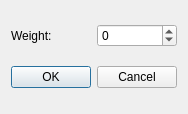
<?xml version="1.0" encoding="UTF-8"?>
<ui version="4.0">
 <class>Dlg_pointWeight</class>
 <widget class="QDialog" name="Dlg_pointWeight">
  <property name="geometry">
   <rect>
    <x>0</x>
    <y>0</y>
    <width>184</width>
    <height>114</height>
   </rect>
  </property>
  <property name="windowTitle">
   <string>Point Weight</string>
  </property>
  <layout class="QGridLayout" name="gridLayout">
   <item row="0" column="0">
    <widget class="QLabel" name="label">
     <property name="text">
      <string>Weight:</string>
     </property>
    </widget>
   </item>
   <item row="0" column="1">
    <widget class="QSpinBox" name="spinBox">
     <property name="minimum">
      <number>-999</number>
     </property>
     <property name="maximum">
      <number>999</number>
     </property>
    </widget>
   </item>
   <item row="1" column="0" colspan="2">
    <widget class="QDialogButtonBox" name="buttonBox">
     <property name="orientation">
      <enum>Qt::Horizontal</enum>
     </property>
     <property name="standardButtons">
      <set>QDialogButtonBox::Cancel|QDialogButtonBox::Ok</set>
     </property>
    </widget>
   </item>
  </layout>
 </widget>
 <resources/>
 <connections>
  <connection>
   <sender>buttonBox</sender>
   <signal>accepted()</signal>
   <receiver>Dlg_pointWeight</receiver>
   <slot>accept()</slot>
   <hints>
    <hint type="sourcelabel">
     <x>248</x>
     <y>254</y>
    </hint>
    <hint type="destinationlabel">
     <x>157</x>
     <y>274</y>
    </hint>
   </hints>
  </connection>
  <connection>
   <sender>buttonBox</sender>
   <signal>rejected()</signal>
   <receiver>Dlg_pointWeight</receiver>
   <slot>reject()</slot>
   <hints>
    <hint type="sourcelabel">
     <x>316</x>
     <y>260</y>
    </hint>
    <hint type="destinationlabel">
     <x>286</x>
     <y>274</y>
    </hint>
   </hints>
  </connection>
 </connections>
</ui>
